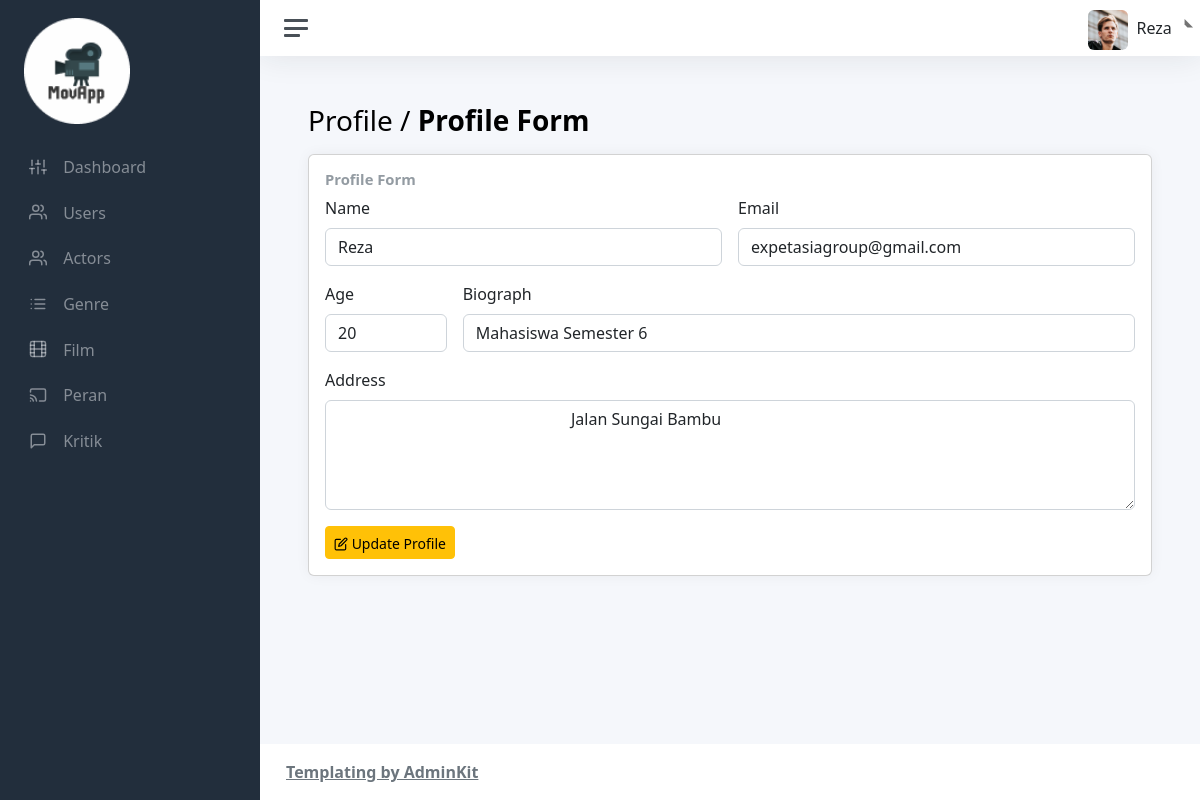
Screenshot of /admin/views/profile_form.php?id=1 (signed in) with the database file from the repository.
### tables this page shows
CREATE TABLE `users` (
  `id` int(11) NOT NULL,
  `name` varchar(45) NOT NULL,
  `email` varchar(45) NOT NULL,
  `password` varchar(255) NOT NULL,
  `role` enum('admin','user') NOT NULL,
  `age` int(11) NOT NULL,
  `bio` varchar(255) DEFAULT NULL,
  `address` text DEFAULT NULL,
  `photo` varchar(60) DEFAULT NULL
);

### admin/views/profile_form.php (the view, shortened to what this page needs)
<?php
    $iduser = $_SESSION['user']['id'];
    $nameuser = $_SESSION['user']['name'];
    $photouser = $_SESSION['user']['photo'];
?>
<!DOCTYPE html>
<html lang="en">
    <head>
        <link href="../../assets/plugin/AdminKit/css/app.css" rel="stylesheet">
        <link rel="stylesheet" type="text/css" href="../../assets/css/bootstrap.min.css">
        <link rel="stylesheet" type="text/css" href="../../assets/css/bootstrap.min.css">
    </head>
    <body>
        <div class="wrapper">
            <nav id="sidebar" class="sidebar js-sidebar">
                <div class="sidebar-content js-simplebar">
                    <a class="sidebar-brand" href="../index.php">
                        <img src="../../assets/img/icons/logo-1.png" alt="logo" width="50%"
                            style="text-align: center;">
                    </a>
                    <ul class="sidebar-nav">
                        <li class="sidebar-item">
                            <a class="sidebar-link" href="../index.php">
                                <i class="align-middle" data-feather="sliders"></i>
                                <span class="align-middle">Dashboard</span>
                            </a>
                        </li>
                        <li class="sidebar-item">
                            <a class="sidebar-link" href="user/user.php">
                                <i class="align-middle" data-feather="users"></i>
                                <span class="align-middle">Users</span>
                            </a>
                        </li>
                        <li class="sidebar-item">
                            <a class="sidebar-link" href="actor/actor.php">
                                <i class="align-middle" data-feather="users"></i>
                                <span class="align-middle">Actors</span>
                            </a>
                        </li>
                        <li class="sidebar-item">
                            <a class="sidebar-link" href="genre/genre.php">
                                <i class="align-middle" data-feather="list"></i>
                                <span class="align-middle">Genre</span>
                            </a>
                        </li>
                        <li class="sidebar-item">
                            <a class="sidebar-link" href="film/film.php">
                                <i class="align-middle" data-feather="film"></i>
                                <span class="align-middle">Film</span>
                            </a>
                        </li>
                        <li class="sidebar-item">
                            <a class="sidebar-link" href="peran/peran.php">
                                <i class="align-middle" data-feather="cast"></i>
                                <span class="align-middle">Peran</span>
                            </a>
                        </li>
                        <li class="sidebar-item">
                            <a class="sidebar-link" href="kritik/kritik.php">
                                <i class="align-middle" data-feather="message-square"></i>
                                <span class="align-middle">Kritik</span>
                            </a>
                        </li>
                    </ul>
                </div>
            </nav>
            <div class="main">
                <nav class="navbar navbar-expand navbar-light navbar-bg">
                    <a class="sidebar-toggle js-sidebar-toggle ms-4">
                        <i class="hamburger align-self-center"></i>
                    </a>
                    <div class="navbar-collapse collapse">
                        <ul class="navbar-nav navbar-align">
                            <li class="nav-item dropdown">
                                <a class="nav-link dropdown-toggle d-none
                                    d-sm-inline-block" href="#" data-bs-toggle="dropdown">
                                    <img src="../../assets/img/uploads/<?= $photouser; ?>"
                                        class="avatar img-fluid rounded me-1"
                                        alt="<?= $nameuser; ?>" />
                                    <span class="text-dark"><?= $nameuser; ?></span>
                                </a>
                            </li>
                        </ul>
                    </div>
                </nav>
                <main class="content">
                    <div class="container-fluid p-0">
                        <h1 class="h3 mb-3">
                            <a href="profile.php?id=<?= $iduser; ?>"
                                style="text-decoration: none !important; color: black;">Profile</a> /
                            <strong>Profile Form</strong>
                        </h1>
                        <div class="col-sm-12">
                            <div class="card">
                                <div class="card-body">
                                    <?php
                                        include "../../database/db.php";
                                        $id = $_GET['id'];
                                        $query = $conn->query("SELECT * FROM users WHERE id=$id;");
                                        while ($data = mysqli_fetch_array($query)) {
                                            $id = $data["id"];
                                            $name = $data["name"];
                                            $email = $data["email"];
                                            $age = $data["age"];
                                            $bio = $data["bio"];
                                            $address = $data["address"];
                                        }
                                    ?>
                                    <h3 class="card-title">Profile Form</h3>
                                    <div class="col-md-12">
                                        <form class="row g-3 needs-validation"
                                            novalidate
                                            action="../../controllers/profile/profile-admin.php?id=<?= $id; ?>"
                                            method="post"
                                            enctype="multipart/form-data">
                                            <div class="col-md-6">
                                                <label for="validationCustomName" class="form-label">
                                                    Name
                                                </label>
                                                <div class="input-group has-validation">
                                                    <input type="text" name="name" class="form-control"
                                                        id="validationCustomName" value="<?= $name; ?>"
                                                        aria-describedby="inputGroupPrepend" required>
                                                </div>
                                            </div>
                                            <div class="col-md-6">
                                                <label for="validationCustomEmail" class="form-label">
                                                    Email
                                                </label>
                                                <div class="input-group has-validation">
                                                    <input type="text" name="email" class="form-control"
                                                        id="validationCustomEmail" value="<?= $email; ?>"
                                                        aria-describedby="inputGroupPrepend" required>
                                                </div>
                                            </div>
                                            <div class="col-md-2">
                                                <label for="validationCustomAge" class="form-label">
                                                    Age
                                                </label>
                                                <div class="input-group has-validation">
                                                    <input type="text" name="age" class="form-control"
                                                        id="validationCustomAge" value="<?= $age; ?>"
                                                        aria-describedby="inputGroupPrepend" required>
                                                </div>
                                            </div>
                                            <div class="col-md-10">
                                                <label for="validationCustomBio" class="form-label">
                                                    Biograph
                                                </label>
                                                <div class="input-group has-validation">
                                                    <input type="text" name="bio" class="form-control"
                                                        id="validationCustomBio" value="<?= $bio; ?>"
                                                        aria-describedby="inputGroupPrepend" required>
                                                </div>
                                            </div>
                                            <div class="col-md-12">
                                                <label for="validationCustomAddress" class="form-label">
                                                    Address
                                                </label>
                                                <div class="input-group has-validation">
                                                    <textarea class="form-control" name="address"
                                                        id="validationCustomAddress" cols="5" rows="4">
                                                        <?= $address; ?>
                                                    </textarea>
                                                </div>
                                            </div>
                                            <div class="col-12">
                                                <button class="btn btn-sm btn-warning"
                                                    type="submit" name="update-profile">
                                                    <i class="align-middle"
                                                        data-feather="edit"></i>
                                                    <span class="align-middle">
                                                        Update Profile
                                                    </span>
                                                </button>
                                            </div>
                                        </form>
                                    </div>
                                </div>
                            </div>
                        </div>
                    </div>
                </main>
                <?php include_once ("layouts/footer.php"); ?>
            </div>
        </div>
    </body>
</html>

### rows the page displays
users: name "Reza", email "expetasiagroup@gmail.com", age "20", bio "Mahasiswa Semester 6", address "Jalan Sungai Bambu"

### other values shown
$nameuser "Reza"
